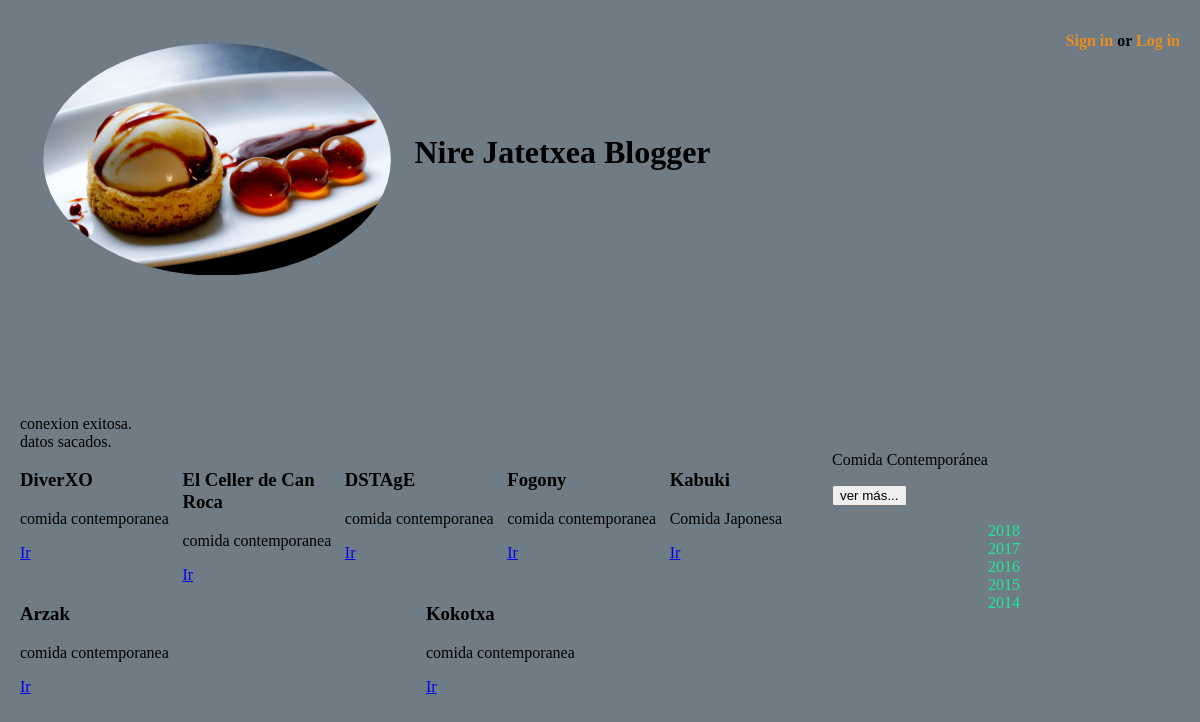
The app's page /T5/samuel/index1.php with its own data.
### tables this page shows
CREATE TABLE `Sarrerak` (
  `IdSarrera` int(15) NOT NULL,
  `Tituloak` varchar(30) NOT NULL,
  `Gaia` varchar(30) NOT NULL,
  `Describapena` mediumtext NOT NULL,
  `Bisitak` int(255) NOT NULL,
  `Data` date NOT NULL,
  `Especialidades` mediumtext NOT NULL,
  `Jefe_de_cocina` varchar(80) NOT NULL,
  `Localizacion` varchar(100) NOT NULL,
  `Medios_de_pago` varchar(100) NOT NULL,
  `Precios_medios` varchar(100) NOT NULL,
  `Servicios` varchar(100) NOT NULL,
  `Estrellas` varchar(100) NOT NULL,
  `Contacto` varchar(100) NOT NULL,
  `imagenes` varchar(255) NOT NULL
);

### T5/samuel/index1.php (the view, shortened to what this page needs)
<!DOCTYPE html>
<html>
  <head>
    <link rel="stylesheet" href="plantilla.css">
  </head>
  <body>
    <header id="cabecera">
      <img id="logo" id="obj_cab1" src="img/comida.jpg">
      <h1 id="obj_cab2">Nire Jatetxea Blogger</h1>
<?php
  if($_SESSION['loggedin']){
    if($_SESSION['admin'] == 1){
?>
<h4 id="crear" ><a href="Registrarse.php">Erabiltzaileak sortu</a> edo <a href="SarrerakInsert.php">Sarrerak sortu</a></h4>
<?php
    }else {
?>
      <h4 id="regis" >
<?php
     echo $_SESSION['username'];
?>
      </h4>
<?php
    }
  } else {
?>
      <h4 id="regis" ><a href="Registrarse.php">Sign in</a> or <a href="Login.php">Log in</a></h4>
<?php
  }
?>
    </header>
   <section>
<?php
 try  { $connect= new mysqli("localhost","root","","proyecto_T5");
            echo "conexion exitosa. <br/>";
            $consulta="SELECT IdSarrera,Tituloak,Gaia,Describapena FROM Sarrerak ORDER BY Bisitak ASC";
               $resultado = $connect-> query($consulta);
              if ($resultado) {
              echo "datos sacados. <br/>";
            }
            else {
              echo "error en la ejecución de la consulta. <br/>";
            }
          }  catch (PDOException $e) {
        echo "conexion fallida. <br/>" . $e->getMessage();
}
  ?>
<section id="cuerpo">
	<?php
    while ($row =mysqli_fetch_array($resultado, MYSQLI_ASSOC)) {
?>
      <div class="post">
 <h3>
 <?php
echo $row['Tituloak'];
  ?>
  </h3>
 <p>
<?php
 echo $row['Gaia'];
$IdSarrera=$row['IdSarrera'];
  ?>
 </p>
<a href="marco.php?IdSarrera=<?php echo $IdSarrera; ?>">Ir</a>
</div>
<?php
}
        ?>
 </section>
     </section>
        Comida Contemporánea</p>
        <form>
          <button>ver más...</button>
        </form>
    <aside id="menu">
      <nav>
        <ul id="menu_1">
          <li><a onclick="des_2018();">2018</a>
          </li>
          <li><a onclick="des_2017();">2017</a>
          </li>
          <li><a onclick="des_2016();">2016</a>
          </li>
          <li><a onclick="des_2015();">2015</a>
          </li>
          <li><a onclick="des_2014();">2014</a>
          </li>
        </ul>
      </nav>
    </aside>
  </body>
</html>

### T5/plantilla.css (style rules this page uses)
html { background-color: #6f7b85; margin: 1%; }
#cabecera { margin-bottom: 10%; }
img { border-radius: 50%; }
h1 { padding-top: 8%; }
#regis { text-align: right; line-height: 3%; }
#cabecera { display: flex; flex-wrap: wrap; flex-direction: row; }
#obj_cab2 { flex: 5 1 100px; }
#regis { flex: 2 1 100px; }
#cuerpo { display: flex; flex-wrap: wrap; flex-direction: row; }
.post { flex: 8 1 150px; max-width: 50%; }
#logo { max-width: 30%; padding: 2%; }
#regis { float:right; }
#regis a { text-decoration: none; color: #ea8d1d; }
#cuerpo { width: 70%; float:left; }
li a { text-decoration: none; }
#menu { float: right; width:20%; }
#menu_1 { text-align: justify; list-style: none; }
#menu_1 > li > a { color: #1dea98; }

### records on screen
sarrerak: Tituloak "DiverXO", Gaia "comida contemporanea"
sarrerak: Tituloak "El Celler de Can Roca", Gaia "comida contemporanea"
sarrerak: Tituloak "DSTAgE", Gaia "comida contemporanea"
sarrerak: Tituloak "Fogony", Gaia "comida contemporanea"
sarrerak: Tituloak "Kabuki", Gaia "Comida Japonesa"
sarrerak: Tituloak "Arzak", Gaia "comida contemporanea"
sarrerak: Tituloak "Kokotxa", Gaia "comida contemporanea"
